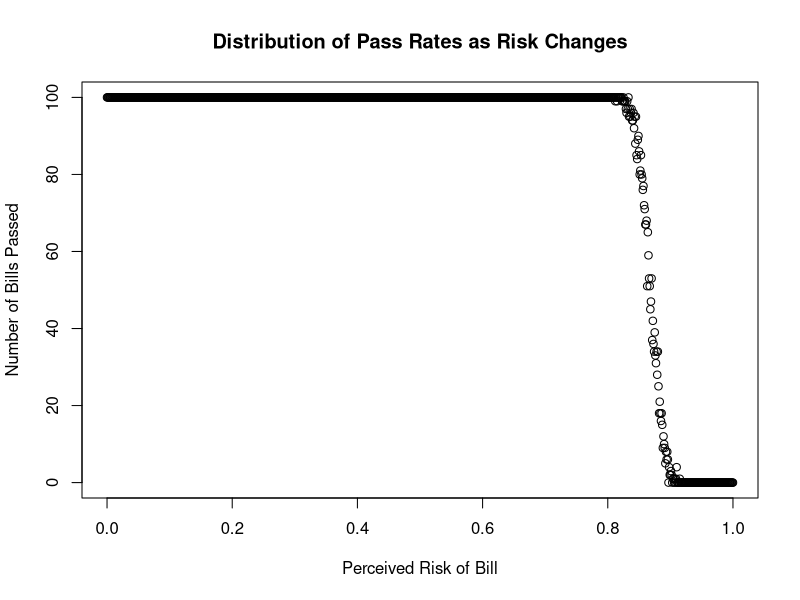

This figure's R source:

### Interpret scale as ranging from conservative to progressive

number_bills = 100
number_thresholds = 1000
body_size = 100
risk_thresholds = seq(0,1,1/number_thresholds)
distribution = c()

for (j in risk_thresholds){
  number_bills_passed = 0
  for (i in 1:number_bills){
    ## Choose distribution of Senator risk profiles here;
    ## parameters 1,1 recover the uniform distribution
    ## parameters 0.5, 0.5 give Jeffrey's prior
    
    ## for Binomial, use e.g. risk_tolerances = rbinom(100,100,0.5)/100
    ## for Pareto, run library(actuar)
    ## then try e.g. rpareto1(100, 1000, 25). Will need to adjust risk_thresholds above.
    ## for two triangle distributions, load library(triangle) and use e.g.
    
    ## risk_tolerances1 = rtriangle(50, 0, 0.25, 0.25)
    ## risk_tolerances2 = rtriangle(50, 0.75, 1, 0.75)
    ## risk_tolerances = c(risk_tolerances1, risk_tolerances2)
    risk_tolerances = rbeta(body_size,5,1)
    if (sum(risk_tolerances > j) > body_size/2){number_bills_passed = number_bills_passed + 1}
  }
  distribution = c(distribution, number_bills_passed)
}
plot(risk_thresholds, distribution, main = "Distribution of Pass Rates as Risk Changes", ylab = "Number of Bills Passed", xlab = "Perceived Risk of Bill")

